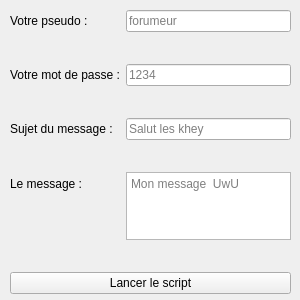
<?xml version="1.0" encoding="UTF-8"?>
<ui version="4.0">
 <class>Form</class>
 <widget class="QWidget" name="Form">
  <property name="geometry">
   <rect>
    <x>0</x>
    <y>0</y>
    <width>300</width>
    <height>300</height>
   </rect>
  </property>
  <property name="minimumSize">
   <size>
    <width>300</width>
    <height>300</height>
   </size>
  </property>
  <property name="maximumSize">
   <size>
    <width>300</width>
    <height>300</height>
   </size>
  </property>
  <property name="windowTitle">
   <string>Spam mp jvc</string>
  </property>
  <widget class="QWidget" name="formLayoutWidget">
   <property name="geometry">
    <rect>
     <x>10</x>
     <y>10</y>
     <width>281</width>
     <height>284</height>
    </rect>
   </property>
   <layout class="QFormLayout" name="formLayout">
    <item row="0" column="0">
     <widget class="QLabel" name="label">
      <property name="text">
       <string>Votre pseudo :</string>
      </property>
     </widget>
    </item>
    <item row="0" column="1">
     <widget class="QLineEdit" name="pseudo_jvc">
      <property name="placeholderText">
       <string>forumeur</string>
      </property>
     </widget>
    </item>
    <item row="1" column="1">
     <spacer name="horizontalSpacer_3">
      <property name="orientation">
       <enum>Qt::Horizontal</enum>
      </property>
      <property name="sizeHint" stdset="0">
       <size>
        <width>40</width>
        <height>20</height>
       </size>
      </property>
     </spacer>
    </item>
    <item row="2" column="0">
     <widget class="QLabel" name="label_2">
      <property name="text">
       <string>Votre mot de passe :</string>
      </property>
     </widget>
    </item>
    <item row="2" column="1">
     <widget class="QLineEdit" name="password_jvc">
      <property name="placeholderText">
       <string>1234</string>
      </property>
     </widget>
    </item>
    <item row="3" column="1">
     <spacer name="horizontalSpacer_2">
      <property name="orientation">
       <enum>Qt::Horizontal</enum>
      </property>
      <property name="sizeHint" stdset="0">
       <size>
        <width>40</width>
        <height>20</height>
       </size>
      </property>
     </spacer>
    </item>
    <item row="4" column="0">
     <widget class="QLabel" name="label_3">
      <property name="text">
       <string>Sujet du message :</string>
      </property>
     </widget>
    </item>
    <item row="4" column="1">
     <widget class="QLineEdit" name="sujet_jvc">
      <property name="placeholderText">
       <string>Salut les khey</string>
      </property>
     </widget>
    </item>
    <item row="5" column="1">
     <spacer name="horizontalSpacer">
      <property name="orientation">
       <enum>Qt::Horizontal</enum>
      </property>
      <property name="sizeHint" stdset="0">
       <size>
        <width>40</width>
        <height>20</height>
       </size>
      </property>
     </spacer>
    </item>
    <item row="6" column="0">
     <widget class="QLabel" name="label_4">
      <property name="text">
       <string>Le message :</string>
      </property>
     </widget>
    </item>
    <item row="6" column="1">
     <widget class="QPlainTextEdit" name="message_jvc">
      <property name="placeholderText">
       <string>Mon message  UwU</string>
      </property>
     </widget>
    </item>
    <item row="7" column="1">
     <spacer name="horizontalSpacer_4">
      <property name="orientation">
       <enum>Qt::Horizontal</enum>
      </property>
      <property name="sizeHint" stdset="0">
       <size>
        <width>40</width>
        <height>20</height>
       </size>
      </property>
     </spacer>
    </item>
    <item row="8" column="0" colspan="2">
     <widget class="QPushButton" name="start_script">
      <property name="text">
       <string>Lancer le script</string>
      </property>
     </widget>
    </item>
   </layout>
  </widget>
 </widget>
 <resources/>
 <connections/>
</ui>
